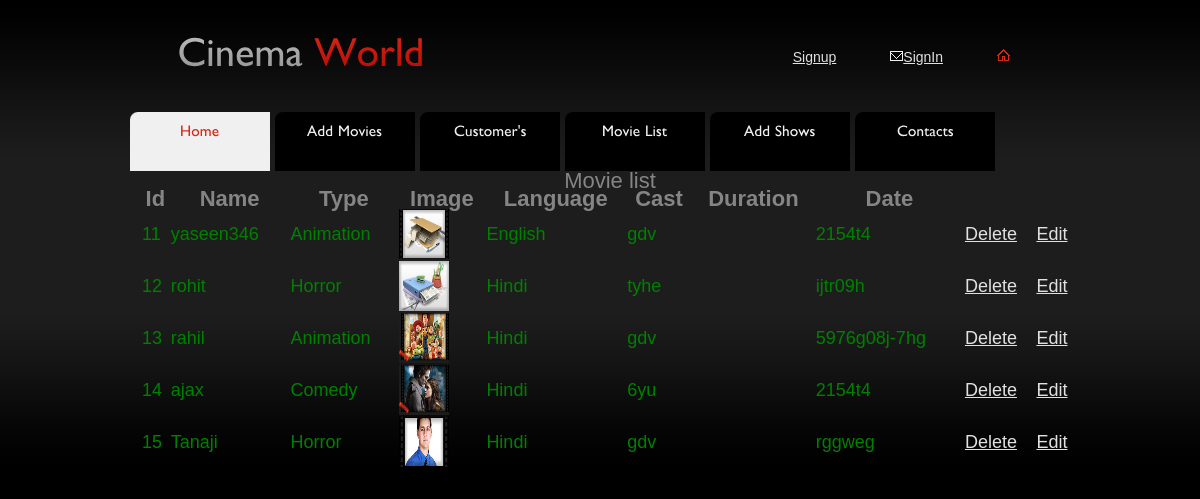
The app's page /movielist with its own data.
### Movieapp/models.py (models this page shows)
class Movie(models.Model):
    MovieId = models.AutoField(primary_key=True)
    MovieName = models.CharField(max_length=50)
    MovieType = models.CharField(max_length=50)
    MovieLanguage = models.CharField(max_length=50)
    MovieCast = models.CharField(max_length=50)
    MovieDuratiuon = models.CharField(max_length=50)
    ReleaseDate  = models.CharField(max_length=50)
    MovieImage = models.ImageField(upload_to="MovieImage/",default="No-image.jpg")
    class Meta:
        db_table= 'movie_005'

### Movieapp/views.py (the view)
# urls.py: path('movielist',views.Movielist),
def Movielist(request):
    movielist = Movie.objects.all()
    return render(request,'Movieapp/movielist.html',{"movielist":movielist})

### templates/Movieapp/movielist.html (shortened to what this page needs)
{% load static %}
{% include 'Movieapp/header.html' %}
<html>
<head>
</head>
<body>
<div class = 'table' style=width:100%;cellpadding:10px;margin:10px>
<table style="width:100%;border=1;font-size:22px">
<caption>Movie list</caption>
<tbody style="font-size:18px">
<thead>
<th>Id</th>
<th>Name</th>
<th>Type</th>
<th>Image</th>
<th>Language</th>
<th>Cast</th>
<th>Duration</th>
<th>Date</th>
</thead>
</tbody>
{% for  movie in movielist %}
<tr style=font-size:18px;color:green;align:left;width:80px>
<td>{{movie.MovieId}}</td>
<td>{{movie.MovieName}}</td>
<td>{{movie.MovieType}}</td>
<td style=><img src ="{{movie.MovieImage.url }}" style="width:50px;height:50px"></td>
<td>{{movie.MovieLanguage}}</td>
<td>{{movie.MovieCast}}</td>
<td>{{movie.MovieDuration}}</td>
<td>{{movie.ReleaseDate}}</td>
<td><a href = "deletemovie{{movie.MovieId}}">Delete</a></td>
<td><a href = "updatemovie{{movie.MovieId}}">Edit</a></td>
{% endfor %}
</tr>
</div>
</body>
</html>

### static/css/style.css (style rules this page uses)
* { margin:0; padding:0; }
html, body { min-width:940px; }
body { background:#000; font-family:Arial, Helvetica, sans-serif; font-size:100%; line-height:1em; color:#858585; }
img { border:0; vertical-align:top; text-align:left; }
a { color:#e1e1e1; outline:none; }
a { outline:none; }

### records on screen
Movie: MovieId "11", MovieName "yaseen346", MovieType "Animation", MovieImage (picture), MovieLanguage "English", MovieCast "gdv", ReleaseDate "2154t4"
Movie: MovieId "12", MovieName "rohit", MovieType "Horror", MovieImage (picture), MovieLanguage "Hindi", MovieCast "tyhe", ReleaseDate "ijtr09h"
Movie: MovieId "13", MovieName "rahil", MovieType "Animation", MovieImage (picture), MovieLanguage "Hindi", MovieCast "gdv", ReleaseDate "5976g08j-7hg"
Movie: MovieId "14", MovieName "ajax", MovieType "Comedy", MovieImage (picture), MovieLanguage "Hindi", MovieCast "6yu", ReleaseDate "2154t4"
Movie: MovieId "15", MovieName "Tanaji", MovieType "Horror", MovieImage (picture), MovieLanguage "Hindi", MovieCast "gdv", ReleaseDate "rggweg"
